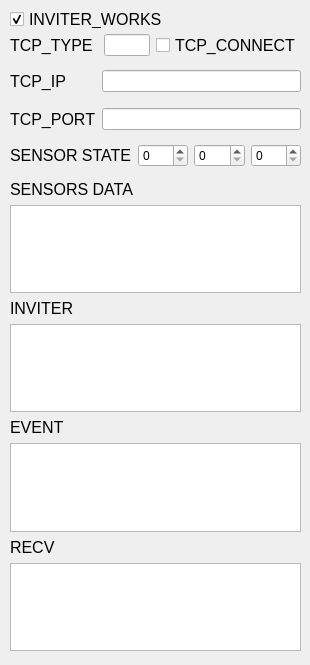
<?xml version="1.0" encoding="UTF-8"?>
<ui version="4.0">
 <class>MainWindow</class>
 <widget class="QMainWindow" name="MainWindow">
  <property name="geometry">
   <rect>
    <x>0</x>
    <y>0</y>
    <width>310</width>
    <height>665</height>
   </rect>
  </property>
  <property name="windowTitle">
   <string>MainWindow</string>
  </property>
  <widget class="QWidget" name="centralwidget">
   <widget class="QWidget" name="gridLayoutWidget">
    <property name="geometry">
     <rect>
      <x>10</x>
      <y>30</y>
      <width>291</width>
      <height>31</height>
     </rect>
    </property>
    <layout class="QGridLayout" name="gridLayout">
     <item row="0" column="1">
      <widget class="QLabel" name="label">
       <property name="font">
        <font>
         <family>Arial</family>
         <pointsize>12</pointsize>
        </font>
       </property>
       <property name="text">
        <string>TCP_TYPE </string>
       </property>
      </widget>
     </item>
     <item row="0" column="2">
      <widget class="QLineEdit" name="tcp_type_edit">
       <property name="font">
        <font>
         <family>Arial</family>
         <pointsize>9</pointsize>
        </font>
       </property>
      </widget>
     </item>
     <item row="0" column="3">
      <widget class="QCheckBox" name="tcp_connected_btn">
       <property name="font">
        <font>
         <family>Arial</family>
         <pointsize>12</pointsize>
        </font>
       </property>
       <property name="text">
        <string>TCP_CONNECT</string>
       </property>
      </widget>
     </item>
    </layout>
   </widget>
   <widget class="QWidget" name="gridLayoutWidget_2">
    <property name="geometry">
     <rect>
      <x>10</x>
      <y>60</y>
      <width>291</width>
      <height>80</height>
     </rect>
    </property>
    <layout class="QGridLayout" name="gridLayout_2">
     <item row="0" column="0">
      <widget class="QLabel" name="label_2">
       <property name="font">
        <font>
         <family>Arial</family>
         <pointsize>12</pointsize>
        </font>
       </property>
       <property name="text">
        <string>TCP_IP</string>
       </property>
      </widget>
     </item>
     <item row="1" column="0">
      <widget class="QLabel" name="label_3">
       <property name="font">
        <font>
         <family>Arial</family>
         <pointsize>12</pointsize>
        </font>
       </property>
       <property name="text">
        <string>TCP_PORT</string>
       </property>
      </widget>
     </item>
     <item row="0" column="1">
      <widget class="QLineEdit" name="tcp_ip_edit">
       <property name="font">
        <font>
         <family>Arial</family>
         <pointsize>9</pointsize>
        </font>
       </property>
      </widget>
     </item>
     <item row="1" column="1">
      <widget class="QLineEdit" name="tcp_port_edit">
       <property name="font">
        <font>
         <family>Arial</family>
         <pointsize>9</pointsize>
        </font>
       </property>
      </widget>
     </item>
    </layout>
   </widget>
   <widget class="QWidget" name="gridLayoutWidget_4">
    <property name="geometry">
     <rect>
      <x>10</x>
      <y>140</y>
      <width>291</width>
      <height>31</height>
     </rect>
    </property>
    <layout class="QGridLayout" name="gridLayout_4">
     <item row="0" column="2">
      <widget class="QSpinBox" name="sensor_box2">
       <property name="font">
        <font>
         <family>Arial</family>
         <pointsize>9</pointsize>
        </font>
       </property>
      </widget>
     </item>
     <item row="0" column="3">
      <widget class="QSpinBox" name="sensor_box3">
       <property name="font">
        <font>
         <family>Arial</family>
         <pointsize>9</pointsize>
        </font>
       </property>
      </widget>
     </item>
     <item row="0" column="0">
      <widget class="QLabel" name="sensor_count">
       <property name="font">
        <font>
         <family>Arial</family>
         <pointsize>12</pointsize>
        </font>
       </property>
       <property name="text">
        <string>SENSOR STATE</string>
       </property>
      </widget>
     </item>
     <item row="0" column="1">
      <widget class="QSpinBox" name="sensor_box1">
       <property name="font">
        <font>
         <family>Arial</family>
         <pointsize>9</pointsize>
        </font>
       </property>
      </widget>
     </item>
    </layout>
   </widget>
   <widget class="QWidget" name="gridLayoutWidget_5">
    <property name="geometry">
     <rect>
      <x>10</x>
      <y>180</y>
      <width>291</width>
      <height>471</height>
     </rect>
    </property>
    <layout class="QGridLayout" name="gridLayout_5">
     <item row="5" column="0">
      <widget class="QTextBrowser" name="event_log">
       <property name="font">
        <font>
         <family>Arial</family>
         <pointsize>9</pointsize>
        </font>
       </property>
      </widget>
     </item>
     <item row="2" column="0">
      <widget class="QLabel" name="label_8">
       <property name="font">
        <font>
         <family>Arial</family>
         <pointsize>12</pointsize>
        </font>
       </property>
       <property name="text">
        <string>INVITER</string>
       </property>
      </widget>
     </item>
     <item row="4" column="0">
      <widget class="QLabel" name="label_9">
       <property name="font">
        <font>
         <family>Arial</family>
         <pointsize>12</pointsize>
        </font>
       </property>
       <property name="text">
        <string>EVENT</string>
       </property>
      </widget>
     </item>
     <item row="3" column="0">
      <widget class="QTextBrowser" name="inviter_log">
       <property name="font">
        <font>
         <family>Arial</family>
         <pointsize>9</pointsize>
        </font>
       </property>
      </widget>
     </item>
     <item row="1" column="0">
      <widget class="QTextBrowser" name="data_log">
       <property name="font">
        <font>
         <family>Arial</family>
         <pointsize>9</pointsize>
        </font>
       </property>
      </widget>
     </item>
     <item row="6" column="0">
      <widget class="QLabel" name="label_4">
       <property name="font">
        <font>
         <family>Arial</family>
         <pointsize>12</pointsize>
        </font>
       </property>
       <property name="text">
        <string>RECV</string>
       </property>
      </widget>
     </item>
     <item row="0" column="0">
      <widget class="QLabel" name="label_5">
       <property name="font">
        <font>
         <family>Arial</family>
         <pointsize>12</pointsize>
        </font>
       </property>
       <property name="text">
        <string>SENSORS DATA</string>
       </property>
      </widget>
     </item>
     <item row="7" column="0">
      <widget class="QTextBrowser" name="recv_log">
       <property name="font">
        <font>
         <family>Arial</family>
         <pointsize>9</pointsize>
        </font>
       </property>
      </widget>
     </item>
    </layout>
   </widget>
   <widget class="QCheckBox" name="inviter_works">
    <property name="geometry">
     <rect>
      <x>10</x>
      <y>10</y>
      <width>291</width>
      <height>18</height>
     </rect>
    </property>
    <property name="font">
     <font>
      <family>Arial</family>
      <pointsize>12</pointsize>
     </font>
    </property>
    <property name="text">
     <string>INVITER_WORKS</string>
    </property>
    <property name="checked">
     <bool>true</bool>
    </property>
   </widget>
  </widget>
 </widget>
 <resources/>
 <connections/>
</ui>
